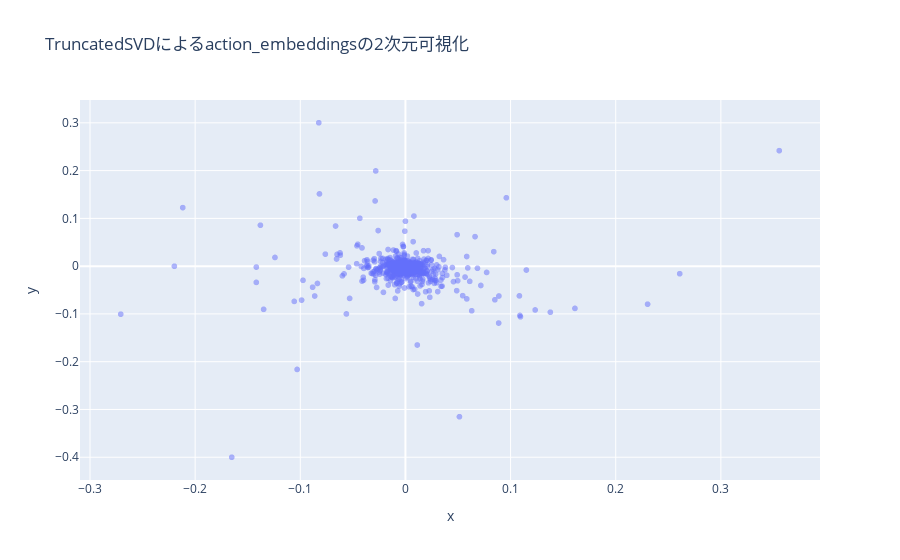

The notebook cell this image was saved under:
### Code cell
# # udemy_activity.csvから社員番号ごとに受講したコースタイトルを埋め込む
# # 社員番号とコースタイトルの組み合わせの出現回数をカウントした疎行列を作成して
# # 特異値分解 (Singular Value Decomposition; SVD) にてベクトルに変換
# # ユーザーが1回以上のアクションを行ったときに系列長依存なく共通の次元長に埋め込める方法なので、様々なコンペで活用できます！
# def create_sparse_matrix(
#         df: pd.DataFrame,
#         user_col: str,
#         action_col: str,
#         value_col: str | None =None,
# ) -> tuple[sp.csr_matrix, LabelEncoder, LabelEncoder]:
#     # user_col と action_col を数値に変更する
#     user_encoder = LabelEncoder()
#     action_encoder = LabelEncoder()
#     user_array = user_encoder.fit_transform(df[user_col].to_numpy().ravel())
#     action_array = action_encoder.fit_transform(df[action_col].to_numpy().ravel())
                                                
#     # 重みを指定する (value_colがNoneの場合は1を指定)
#     data_array = df[value_col].to_numpy().ravel() if value_col is not None else np.ones(len(df))

#     # スパース行列を作成する
#     sparse_matrix = sp.csr_matrix(
#         (data_array, (user_array, action_array)),
#         shape=(len(user_encoder.classes_), len(action_encoder.classes_)),
#     )
#     return sparse_matrix, user_encoder, action_encoder

# sparse_matrix, user_encoder, action_encoder = create_sparse_matrix(df_udemy, "社員番号","コースタイトル")
# print(f"{sparse_matrix=}")
# print(f"{user_encoder.classes_=}")
# print(f"{action_encoder.classes_=}")


# # scikit-learn の TruncatedSVD を用いて次元削減
# # 疎行列をもとに特異値分解を実行
# # コースタイトルをもとにした社員番号の埋め込みや、そのコースタイトル自体の埋め込みベクトルを取得
# svd = TruncatedSVD(n_components=32, random_state=42)

# # 社員番号の埋め込み
# user_embeddings = svd.fit_transform(sparse_matrix)

# # コースタイトルの埋め込み
# action_embeddings = svd.components_.T

# print(f"{user_embeddings.shape=}")
# print(f"{action_embeddings.shape=}")


# # 1. TruncatedSVDを使って2次元に次元削減するモデルを準備
# svd_model = TruncatedSVD(n_components=2, random_state=42)

# # 2. action_embeddingsを2次元に削減
# svd_action_embeddings = svd_model.fit_transform(action_embeddings)

# # 3. 可視化 (変数をUMAPのものからSVDのものに差し替え)
# fig = px.scatter(
#     x = svd_action_embeddings[:, 0],
#     y = svd_action_embeddings[:, 1],
#     # hover_dateではなくhover_nameやcustom_dataを使うのが一般的です
#     hover_name=[action_encoder.classes_[i] for i in range(len(action_encoder.classes_))],
#     opacity = 0.5,
#     title="TruncatedSVDによるaction_embeddingsの2次元可視化"
# )

# fig.show()

### Figure 1 — Plotly figure (JSON) as saved in the notebook; plotly's stock layout.template omitted (floating-point values rounded to 4 significant figures; data arrays with more than 128 entries replaced by an {"elided": "..."} marker saying what was removed)
{"data": [{"hovertemplate": "<b>%{hovertext}</b><br><br>x=%{x}<br>y=%{y}<extra></extra>", "hovertext": {"elided": "3437 str values"}, "legendgroup": "", "marker": {"color": "#636efa", "opacity": 0.5, "symbol": "circle"}, "mode": "markers", "name": "", "showlegend": false, "type": "scattergl", "x": {"elided": "3437 float values"}, "xaxis": "x", "y": {"elided": "3437 float values"}, "yaxis": "y"}], "layout": {"legend": {"tracegroupgap": 0}, "title": {"text": "TruncatedSVDによるaction_embeddingsの2次元可視化"}, "xaxis": {"anchor": "y", "domain": [0, 1], "title": {"text": "x"}}, "yaxis": {"anchor": "x", "domain": [0, 1], "title": {"text": "y"}}}}
